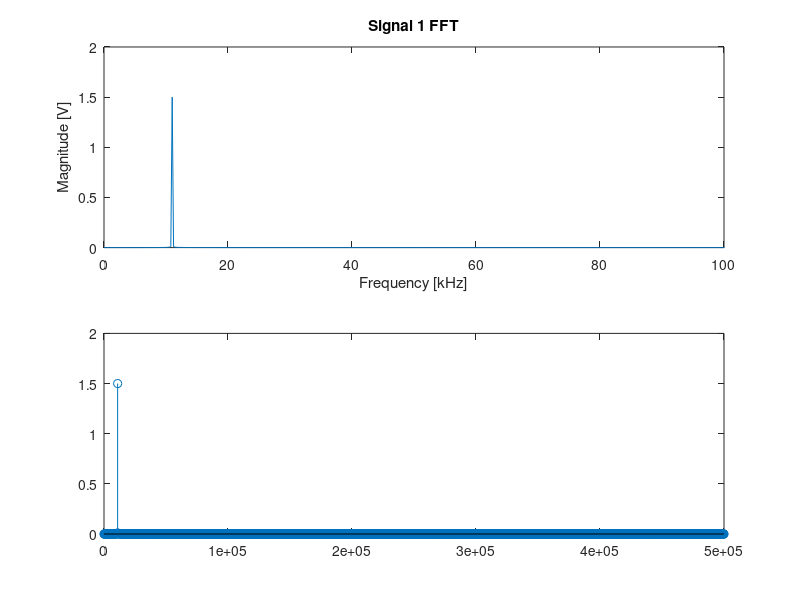
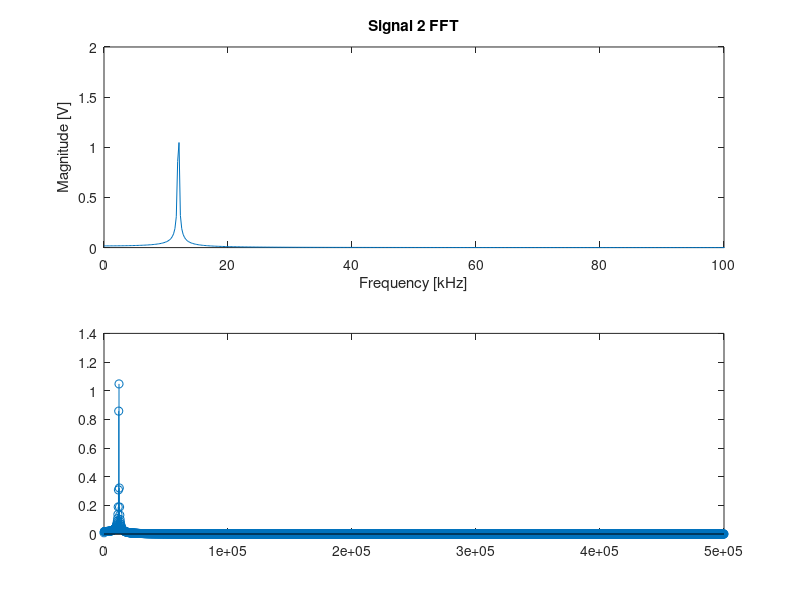
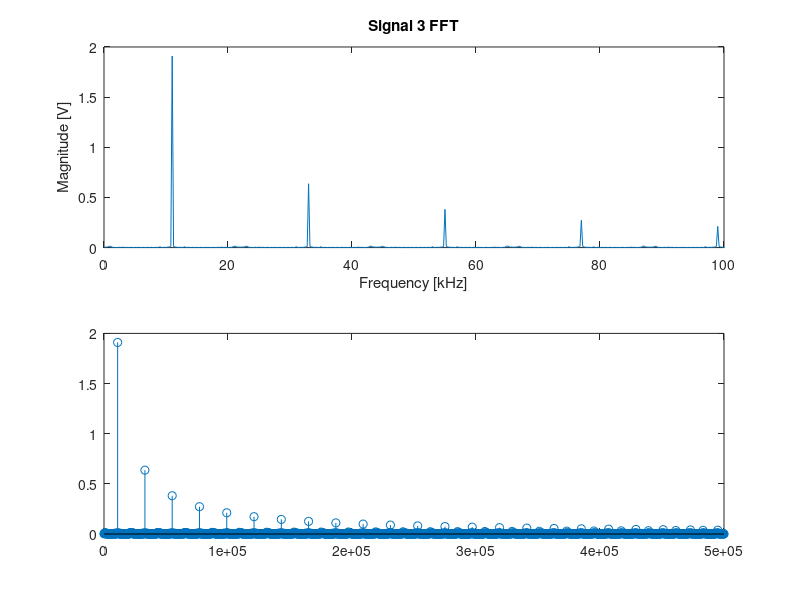

These charts were generated, in order, by the following MATLAB code:
%Lachlan McDermott
%Lab 5 Underwater accoustics - Part 2
%2/22/2026

clear; 
clc;

%global variables
signalAmplitude = 1.5;
signalOffset = 0;

samplingFrequency = 1000000;

signal1Frequency = 11000; %sine wave
signal2Frequency = 12000; %sine wave
signal3Frequency = 11000; %square wave

numebrOfPeriods = 50;

%calculations
totalTime = numebrOfPeriods/signal1Frequency;
t = 0:(1 / samplingFrequency):totalTime;
N = length(t);

sampleCount = length(t);
xAxis = (0:N-1) * (samplingFrequency / sampleCount); %frequency axis 

%generate signals

%!!!!! IN LAB REPLACE THESE WITH DATA !!!!!!
signal1 = signalAmplitude * sin(2*pi*signal1Frequency*t);
signal2 = signalAmplitude * sin(2*pi*signal2Frequency*t);
signal3 = signalAmplitude * square(2*pi*signal3Frequency*t);

%plot signal 1 (rectangular window)
fft1 = fft(signal1);
fft1ToPlot = 2 * (abs(fft1) / N);

figure('Name', 'Signal 1 Data');

subplot(2,1,1);
grid on;
plot(xAxis / 1000, fft1ToPlot);
xlim([0 100]); %100 kHz window
ylim([0, 2]);
title('Signal 1 FFT');
xlabel('Frequency [kHz]');
ylabel('Magnitude [V]');

%stem plot stuff
L = N; %centered around 0, w/ 100kHz range
f = samplingFrequency*(0:(L/2))/L;
P2 = abs(fft1/L);
P1 = P2(1:L/2+1);
P1(2:end-1) = 2*P1(2:end-1);

subplot(2,1,2); 
stem(f , P1);

%Signal 2 rectangular window

fft2 = fft(signal2);
fft2ToPlot = 2 * (abs(fft2) / N);

figure('Name', 'Signal 2 Data');

subplot(2,1,1);
grid on;
plot(xAxis / 1000, fft2ToPlot);
xlim([0 100]); %100 kHz window
ylim([0, 2]);
title('Signal 2 FFT');
xlabel('Frequency [kHz]');
ylabel('Magnitude [V]');


%stem plot stuff
L = N;
f = samplingFrequency*(0:(L/2))/L;
P2 = abs(fft2/L);
P1 = P2(1:L/2+1);
P1(2:end-1) = 2*P1(2:end-1);

subplot(2,1,2); 
stem(f , P1);


%Signal 3 hanning window
fft3 = fft(signal3);
fft3ToPlot = 2 * (abs(fft3) / N);

figure('Name', 'Signal 3 Data');

subplot(2,1,1);
grid on;
plot(xAxis / 1000, fft3ToPlot);
xlim([0 100]); %100 kHz window
ylim([0, 2]);
title('Signal 3 FFT');
xlabel('Frequency [kHz]');
ylabel('Magnitude [V]');

%stem plot stuff
L = N;
f = samplingFrequency*(0:(L/2))/L;
P2 = abs(fft3/L);
P1 = P2(1:L/2+1);
P1(2:end-1) = 2*P1(2:end-1);

subplot(2,1,2); 
stem(f , P1);

